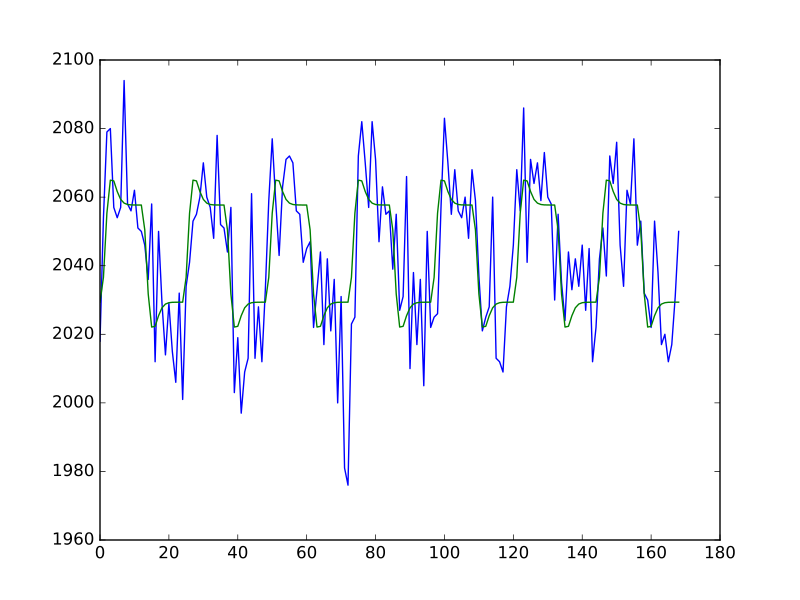

Python code for this plot:
y_hat = X.dot(beta_hat)
e_vec = voxel_time_course - y_hat
print(np.sum(e_vec ** 2))
# 41405.57...
plt.plot(voxel_time_course)
# [...]
plt.plot(y_hat)
# [...]
